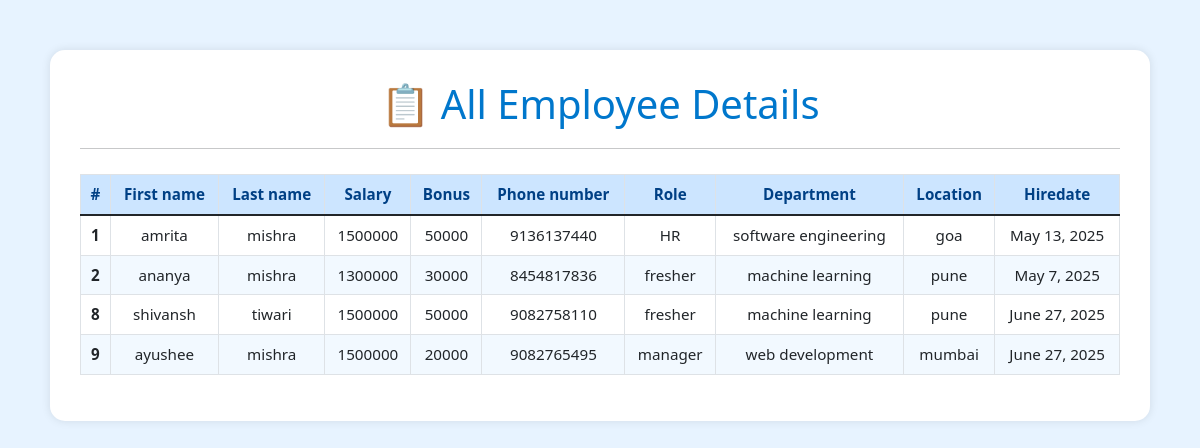
The page /all_emp on the database as committed earlier.
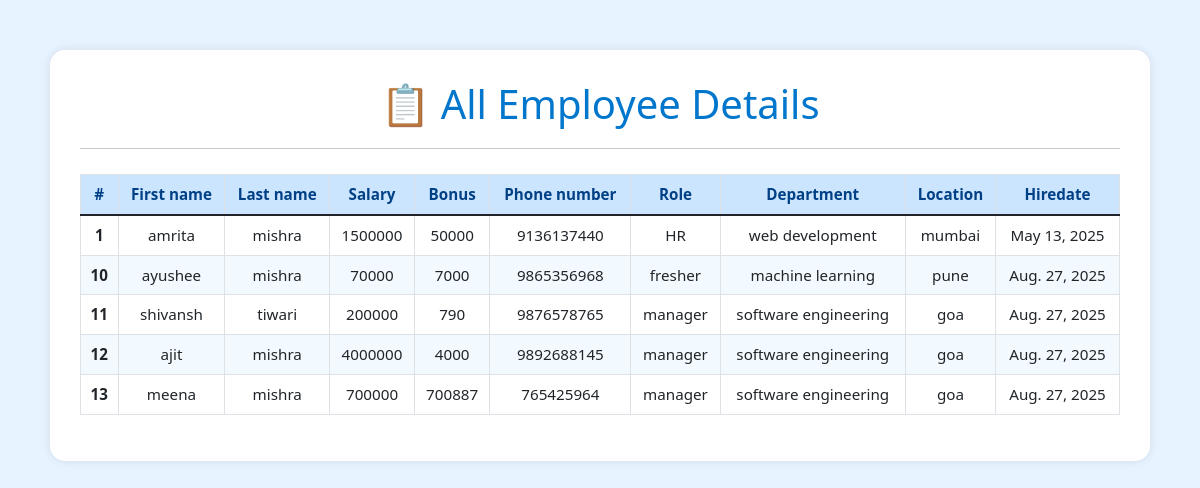
The same page on the database as committed later.
### emp_app/models.py (models this page shows, shortened)
class Employee(models.Model):
    first_name = models.CharField(max_length=100,null=False)
    last_name = models.CharField(max_length=100,null=False)
    dept = models.ForeignKey(Department, on_delete = models.CASCADE)
    salary = models.IntegerField(default=0)
    bonus = models.IntegerField(default=0)
    role = models.ForeignKey(Role, on_delete = models.CASCADE)
    phone = models.IntegerField(default=0)
    hire_date = models.DateField()
    def __str__(self):
        return "%s %s %s" %(self.first_name,self.last_name,self.phone)

class Role(models.Model):
    name = models.CharField(max_length=100,null=False)

class Department(models.Model):
    name = models.CharField(max_length=100,null=False)
    location = models.CharField(max_length=100)

### emp_app/views.py (the view)
# urls.py: path('all_emp', views.all_emp, name='all_emp'),
def all_emp(request):
    emps = Employee.objects.all()
    context = {
        'emps' : emps
    }
    print(context)
    return render(request, 'view_all_emp.html',context)

### emp_app/templates/view_all_emp.html (shortened to what this page needs)
<!DOCTYPE html>
<html lang="en">
<head>
  <link
    href="https://cdn.jsdelivr.net/npm/bootstrap@5.1.3/dist/css/bootstrap.min.css"
    rel="stylesheet"
  />
</head>
<body>
  <div class="container">
    <h1>📋 All Employee Details</h1>
    <hr />
    <div class="table-responsive">
      <table class="table table-bordered table-hover">
        <thead class="text-center">
          <tr>
            <th>#</th>
            <th>First name</th>
            <th>Last name</th>
            <th>Salary</th>
            <th>Bonus</th>
            <th>Phone number</th>
            <th>Role</th>
            <th>Department</th>
            <th>Location</th>
            <th>Hiredate</th>
          </tr>
        </thead>
        <tbody class="text-center">
          {% for emp in emps %}
          <tr>
            <th scope="row">{{ emp.id }}</th>
            <td>{{ emp.first_name }}</td>
            <td>{{ emp.last_name }}</td>
            <td>{{ emp.salary }}</td>
            <td>{{ emp.bonus }}</td>
            <td>{{ emp.phone }}</td>
            <td>{{ emp.role.name }}</td>
            <td>{{ emp.dept.name }}</td>
            <td>{{ emp.dept.location }}</td>
            <td>{{ emp.hire_date }}</td>
          </tr>
          {% endfor %}
        </tbody>
      </table>
    </div>
  </div>
</body>
</html>

### emp_app/templates/view_all_emp.html (style rules this page uses)
body { background-color: #e7f3ff; font-family: 'Segoe UI', sans-serif; }
.container { margin-top: 50px; max-width: 1100px; background-color: #ffffff; padding: 30px; border-radius: 15px; box-shadow: 0 0 10px rgba(0, 0, 0, 0.1); }
h1 { text-align: center; color: #0077cc; margin-bottom: 20px; }
table { font-size: 0.95rem; }
.table thead { background-color: #cce5ff; color: #004085; }
.table tbody tr:nth-child(even) { background-color: #f2f9ff; }
hr { margin-bottom: 25px; }

Rows that differ between the two databases and show on the page:
removed Employee: id "2", first_name "ananya", last_name "mishra", salary "1300000", bonus "30000", phone "8454817836", role.name "fresher", dept.name "machine learning", dept.location "pune", hire_date "May 7, 2025"
removed Employee: id "8", first_name "shivansh", last_name "tiwari", salary "1500000", bonus "50000", phone "9082758110", role.name "fresher", dept.name "machine learning", dept.location "pune", hire_date "June 27, 2025"
removed Employee: id "9", first_name "ayushee", last_name "mishra", salary "1500000", bonus "20000", phone "9082765495", role.name "manager", dept.name "web development", dept.location "mumbai", hire_date "June 27, 2025"
changed Employee "amrita": dept.name "software engineering" → "web development"; dept.location "goa" → "mumbai"
added Employee: id "10", first_name "ayushee", last_name "mishra", salary "70000", bonus "7000", phone "9865356968", role.name "fresher", dept.name "machine learning", dept.location "pune", hire_date "Aug. 27, 2025"
added Employee: id "11", first_name "shivansh", last_name "tiwari", salary "200000", bonus "790", phone "9876578765", role.name "manager", dept.name "software engineering", dept.location "goa", hire_date "Aug. 27, 2025"
added Employee: id "12", first_name "ajit", last_name "mishra", salary "4000000", bonus "4000", phone "9892688145", role.name "manager", dept.name "software engineering", dept.location "goa", hire_date "Aug. 27, 2025"
added Employee: id "13", first_name "meena", last_name "mishra", salary "700000", bonus "700887", phone "765425964", role.name "manager", dept.name "software engineering", dept.location "goa", hire_date "Aug. 27, 2025"
